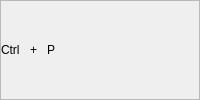
                  <widget class="QFrame" name="frame_12">
                   <property name="minimumSize">
                    <size>
                     <width>0</width>
                     <height>32</height>
                    </size>
                   </property>
                   <property name="frameShape">
                    <enum>QFrame::StyledPanel</enum>
                   </property>
                   <property name="frameShadow">
                    <enum>QFrame::Raised</enum>
                   </property>
                   <property name="type_frame_table" stdset="0">
                    <number>2</number>
                   </property>
                   <layout class="QHBoxLayout" name="horizontalLayout_13">
                    <property name="spacing">
                     <number>10</number>
                    </property>
                    <property name="leftMargin">
                     <number>0</number>
                    </property>
                    <property name="topMargin">
                     <number>0</number>
                    </property>
                    <property name="rightMargin">
                     <number>0</number>
                    </property>
                    <property name="bottomMargin">
                     <number>0</number>
                    </property>
                    <item>
                     <widget class="QLabel" name="label_13">
                      <property name="text">
                       <string>Ctrl</string>
                      </property>
                      <property name="type_label_table" stdset="0">
                       <number>4</number>
                      </property>
                     </widget>
                    </item>
                    <item>
                     <widget class="QLabel" name="label_10">
                      <property name="minimumSize">
                       <size>
                        <width>0</width>
                        <height>0</height>
                       </size>
                      </property>
                      <property name="text">
                       <string>+</string>
                      </property>
                      <property name="type_label_table" stdset="0">
                       <number>5</number>
                      </property>
                     </widget>
                    </item>
                    <item>
                     <widget class="QLabel" name="label_14">
                      <property name="text">
                       <string>P</string>
                      </property>
                      <property name="type_label_table" stdset="0">
                       <number>4</number>
                      </property>
                     </widget>
                    </item>
                    <item>
                     <spacer name="horizontalSpacer_8">
                      <property name="orientation">
                       <enum>Qt::Horizontal</enum>
                      </property>
                      <property name="sizeHint" stdset="0">
                       <size>
                        <width>40</width>
                        <height>20</height>
                       </size>
                      </property>
                     </spacer>
                    </item>
                   </layout>
                  </widget>
